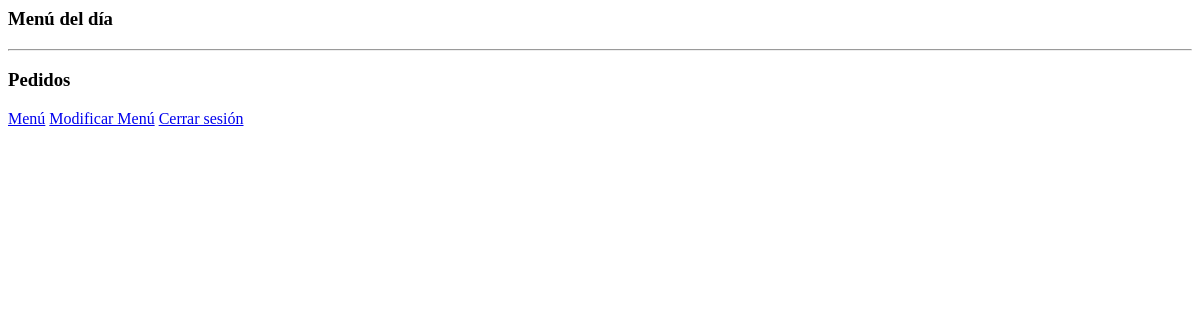
/menu/administrator (signed in), run on an earlier commit of the app's database.
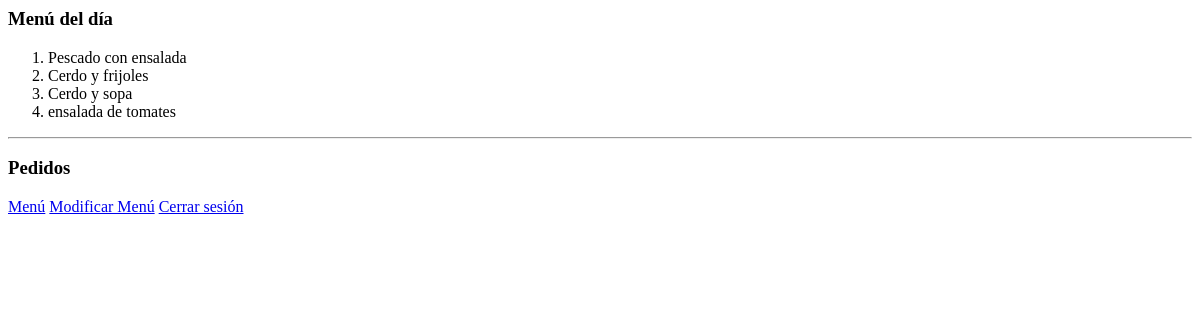
And on a later commit of the database.
### menu/models.py (models this page shows)
class menu(models.Model):
    id = models.UUIDField(primary_key=True, default=uuid.uuid4, editable=False)
    option1=models.CharField(max_length=100)
    option2=models.CharField(max_length=100)
    option3=models.CharField(max_length=100)
    option4=models.CharField(max_length=100)
    date=models.DateField(validators=[MinValueValidator(limit_value=datetime.date.today)])

### menu/views.py (the view)
# urls.py: path('administrator', views.administrator,name="administrator"),
@login_required(login_url="/login")
@staff_member_required(login_url="/login")
def administrator(request):
    today=date.today()
    form=order.objects.filter(created=today)
    form1=models.menu.objects.filter(date=today)
    return render(request,"administrator.html", {'forms':form,'form1':form1})

### menu/templates/administrator.html (shortened to what this page needs)
<h3>Menú del día</h3>
{% for form in form1 %}
    <ol>
        <li>{{form.option1}}</li>
        <li>{{form.option2}}</li>
        <li>{{form.option3}}</li>
        <li>{{form.option4}}</li>
    </ol>
{% endfor %}
<hr />
<h3>Pedidos</h3>
<a href="/menu">Menú</a>
<a href="/menu/modify_menu">Modificar Menú</a>
<a href="/logout">Cerrar sesión</a>

What changed in the data, as far as the page shows it:
added menu: option1 "Pescado con ensalada", option2 "Cerdo y frijoles", option3 "Cerdo y sopa", option4 "ensalada de tomates"
